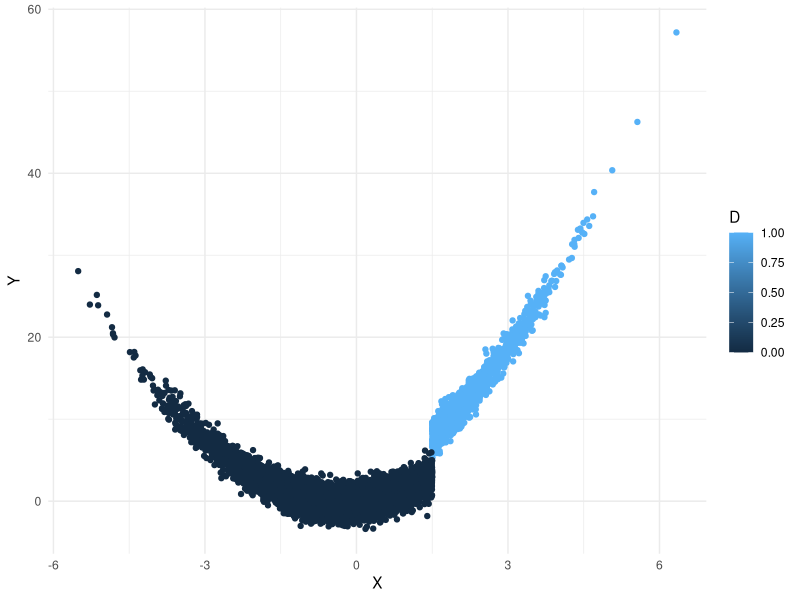
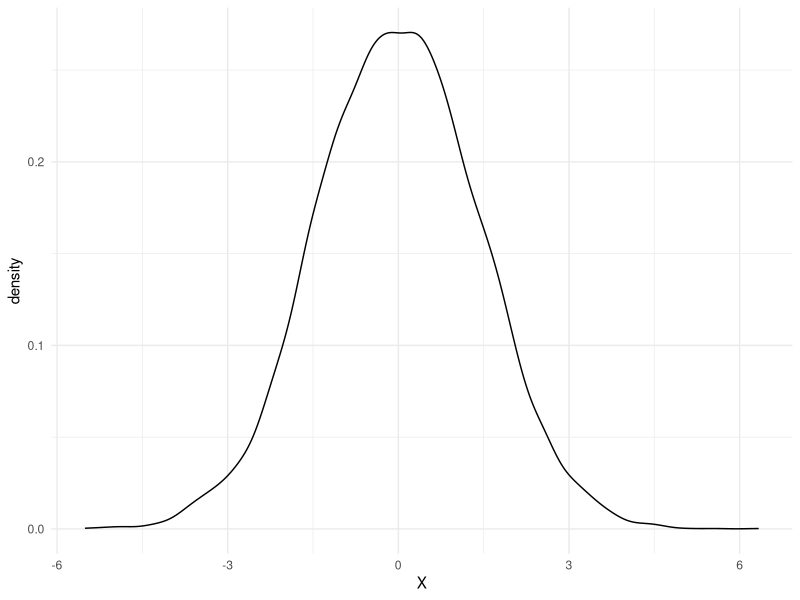

Reproduce these figures in R, in order.
## ---- chunk 1
knitr::opts_chunk$set(echo = TRUE)
library(tidyverse)
library(DiagrammeR)
## ---- chunk 2
n = 10000
RDDados <- tibble(
  U = rnorm(n),
  X = rnorm(n) + U,
  D = as.numeric(X > 1.5),
  Y = 2*D + 0.5*X + X^2 +2*X*D +rnorm(n)) 

RDDados%>%
  ggplot(aes(x = X, y = Y, colour = D)) +
  geom_point() +
  theme_minimal()

## ---- chunk 3
RDDados %>%
  lm(Y ~ D*poly(X, degree = 2), .) %>%
  summary()

## ---- chunk 4
RDDados %>%
  ggplot(aes(X)) +
  geom_density()+
  theme_minimal()
## ---- chunk 5
mermaid("
        graph LR
        Z --> D
        D --> Y
        U --> D
        U --> Y")
## ---- chunk 6

IV <- tibble(
  Z = as.numeric(runif(n) > .5),
  U = runif(n),
  D = as.numeric(U + 0.25*Z > .6),
  Y = rnorm(n) + U +D)

## ---- chunk 7
coefs <- IV %>%
  summarise(
    OLS = coef(lm(Y ~ D))[[2]],
    first_stage = coef(lm(D ~ Z))[[2]],
    reduced_form = coef(lm(Y ~ Z))[[2]],
    Wald_estimate = reduced_form/first_stage)

coefs
